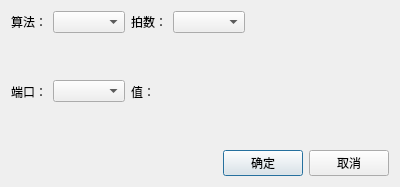
<?xml version="1.0" encoding="UTF-8"?>
<ui version="4.0">
 <class>addValueDialog</class>
 <widget class="QDialog" name="addValueDialog">
  <property name="geometry">
   <rect>
    <x>0</x>
    <y>0</y>
    <width>400</width>
    <height>187</height>
   </rect>
  </property>
  <property name="windowTitle">
   <string>添加输入值</string>
  </property>
  <layout class="QVBoxLayout" name="verticalLayout">
   <item>
    <layout class="QHBoxLayout" name="horizontalLayout">
     <item>
      <widget class="QLabel" name="label">
       <property name="text">
        <string>算法：</string>
       </property>
      </widget>
     </item>
     <item>
      <widget class="QComboBox" name="comboBox_algorithmName"/>
     </item>
     <item>
      <widget class="QLabel" name="label_">
       <property name="text">
        <string>拍数：</string>
       </property>
      </widget>
     </item>
     <item>
      <widget class="QComboBox" name="comboBox_count"/>
     </item>
     <item>
      <spacer name="horizontalSpacer">
       <property name="orientation">
        <enum>Qt::Horizontal</enum>
       </property>
       <property name="sizeHint" stdset="0">
        <size>
         <width>40</width>
         <height>20</height>
        </size>
       </property>
      </spacer>
     </item>
    </layout>
   </item>
   <item>
    <layout class="QHBoxLayout" name="horizontalLayout_2">
     <item>
      <widget class="QLabel" name="label_2">
       <property name="text">
        <string>端口：</string>
       </property>
      </widget>
     </item>
     <item>
      <widget class="QComboBox" name="comboBox_portName"/>
     </item>
     <item>
      <widget class="QLabel" name="label_5">
       <property name="text">
        <string>值：</string>
       </property>
      </widget>
     </item>
     <item>
      <widget class="QLabel" name="label_value">
       <property name="text">
        <string/>
       </property>
      </widget>
     </item>
     <item>
      <spacer name="horizontalSpacer_3">
       <property name="orientation">
        <enum>Qt::Horizontal</enum>
       </property>
       <property name="sizeHint" stdset="0">
        <size>
         <width>40</width>
         <height>20</height>
        </size>
       </property>
      </spacer>
     </item>
    </layout>
   </item>
   <item>
    <layout class="QHBoxLayout" name="horizontalLayout_3">
     <item>
      <spacer name="horizontalSpacer_2">
       <property name="orientation">
        <enum>Qt::Horizontal</enum>
       </property>
       <property name="sizeHint" stdset="0">
        <size>
         <width>40</width>
         <height>20</height>
        </size>
       </property>
      </spacer>
     </item>
     <item>
      <widget class="QPushButton" name="btn_ok">
       <property name="text">
        <string>确定</string>
       </property>
      </widget>
     </item>
     <item>
      <widget class="QPushButton" name="btn_cancle">
       <property name="text">
        <string>取消</string>
       </property>
      </widget>
     </item>
    </layout>
   </item>
  </layout>
 </widget>
 <resources/>
 <connections/>
</ui>
